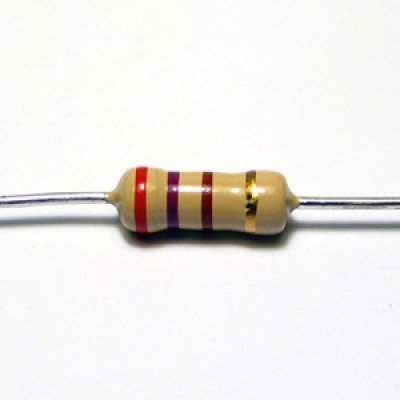
#> input picture res2.jpg, 400 x 400 px
$ jupyter execute --allow-errors 'Find Contour.ipynb'   (shell and % lines are left out)
#> lines starting #> are read from the running program, lines starting #| are printed output that depends on the picture; after the words box and inside, x2 and y2 are one past the last pixel; in counts of white or black regions, pixels touching at a corner belong together
[cell 1]
import cv2
import numpy as np
from matplotlib import pyplot as plt
import math
import time
from scipy import ndimage

[cell 2]
img = cv2.imread("res.jpg")
#> (the rest of this cell did not finish here and is left out)

# Find Contour

[cell 3]
img = cv2.imread("res.jpg")
#> (the rest of this cell did not finish here and is left out)

#> (a cell that did not finish here is left out)

#> (a cell that did not finish here is left out)

# Center of mass experiments

[cell 6]
img = cv2.imread("res2.jpg")
#> img is the input picture: shape (400, 400, 3); mean B, G, R 232.3, 234.9, 237.4

# convert image to grayscale image
gray_image = cv2.cvtColor(img, cv2.COLOR_BGR2GRAY)
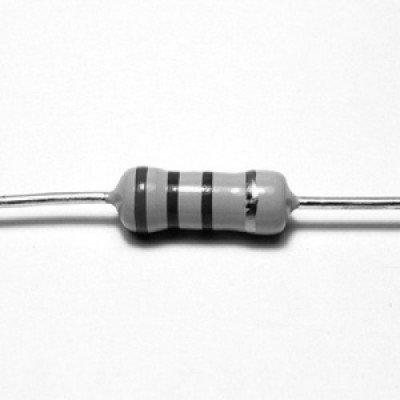
#> gray_image: shape (400, 400); min 3, max 255, mean 235.3

# convert the grayscale image to binary image
ret,thresh = cv2.threshold(gray_image,230,255,0)
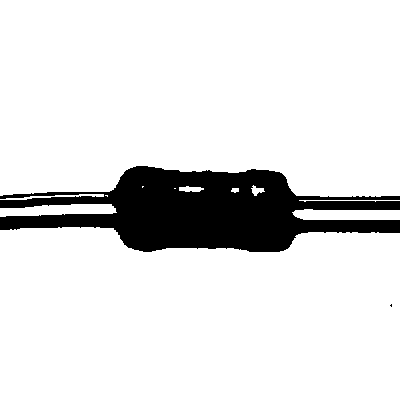
#> thresh: shape (400, 400); 88.1% white; 2 black regions (1 under 20 px), largest, box (x1, y1, x2, y2) and area: (0, 166, 400, 252) 19006

# calculate moments of binary image
M = cv2.moments(thresh)
#> M = moments, m00 35952450, centre m10/m00, m01/m00 = (199.1, 198)

# calculate x,y coordinate of center
cY = int(M["m10"] / M["m00"])
#> cY = 199
cX = int(M["m01"] / M["m00"])
#> cX = 197

print(cX, cY)
#| 197 199

img[cY:cY+10, cX:cX+10] = (0,255,0)
#> img: shape (400, 400, 3); 0.06% of pixels changed, all inside (x1, y1, x2, y2) = (197, 199, 207, 209)
plt.imshow(cv2.cvtColor(img,cv2.COLOR_BGR2RGB))

[cell 7]
img = cv2.imread("res2.jpg")

# convert image to grayscale image
gray_image = cv2.cvtColor(img, cv2.COLOR_BGR2GRAY)

# convert the grayscale image to binary image
ret,thresh = cv2.threshold(gray_image,230,255,0)

y,x = ndimage.measurements.center_of_mass(thresh)
#> y = 198; x = 199.1
y = int(y)
#> y = 197
x = int(x)
#> x = 199

thresh[y:y+10,x:x+10] = 0
plt.imshow(thresh, cmap='gray')
print(x,y)
#| 199 197

# Find resistor box using center of mass

[cell 8]
def find_resistor_box(img):
    # convert image to grayscale image
    gray_image = cv2.cvtColor(img, cv2.COLOR_BGR2GRAY)

    # convert the grayscale image to binary image
    threshold = 230
    ret, bin_img = cv2.threshold(gray_image,threshold,255,0)
    plt.imshow(bin_img, cmap='gray')

    # find center of mass
    cy,cx = ndimage.measurements.center_of_mass(bin_img)

    cx = int(cx)
    cy = int(cy)

    # get dimensions of img
    height = len(bin_img)
    width = len(bin_img[0])

    # too big is bad
    streak_size = 10


    # find vertical boundaries
    y_top = 0
    y_bottom = height

    # Top boundary
    while(y_top < height):
        region = bin_img[y_top:(y_top + streak_size), cx]
        consistent_black = True

        # Stop if found consistent region of black pixels
        for p in region:
            if(p != 0):
                consistent_black = False
                break
        if(consistent_black):
            break

        y_top += 1

    # Bottom boundary
    while(y_bottom > 0):
        region = bin_img[(y_bottom - streak_size):y_bottom, cx]
        consistent_black = True

        # Stop if found consistent region of black pixels
        for p in region:
            if(p != 0):
                consistent_black = False
                break
        if(consistent_black):
            break

        y_bottom -= 1


    # Update center y
    center_y = (y_top + y_bottom) // 2


    # Find horizontal boundaries
    x_left = 0
    x_right = width

    # Left boundary
    while(x_left < width):
        region = bin_img[center_y, x_left:(x_left + streak_size)]
        consistent_black = True

        # Stop if found consistent region of black pixels
        for p in region:
            if(p != 0):
                consistent_black = False
                break
        if(consistent_black):
            break

        x_left += 1

    # Right boundary
    while(x_right > 0):
        region = bin_img[center_y, (x_right - streak_size):x_right]
        consistent_black = True

        # Stop if found consistent region of black pixels
        for p in region:
            if(p != 0):
                consistent_black = False
                break
        if(consistent_black):
            break

        x_right -= 1


    # Get top left corner
    x1 = x_left
    y1 = y_top

    # Get bottom right corner
    x2 = x_right
    y2 = y_bottom

    print(x1, y1, x2, y2)

    return x1, y1, x2, y2


# test function
img = cv2.imread("res.jpg")
#> (the rest of this cell did not finish here and is left out)

[cell 9]
# test function
img = cv2.imread("res2.jpg")
x1, y1, x2, y2 = find_resistor_box(img)
#> the loop in find_resistor_box (call 2), `while(y_bottom > 0):` made 153 passes
#> y_bottom on passes 1 to 3: 399, 398, 397
#> the loop in find_resistor_box (call 2), `while(x_left < width):` made 117 passes
#> the loop in find_resistor_box (call 2), `while(x_right > 0):` made 106 passes
#> x_right on passes 1 to 12: 399, 398, 397, 396, 395, 394, 393, 392, 391, 390, 389, 388
#| 116 172 295 248
img = cv2.rectangle(img,(x1,y1),(x2,y2),(0,255,0),3)
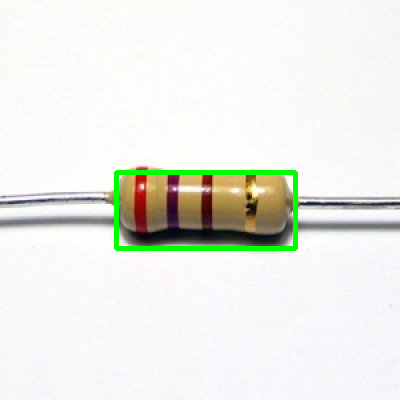
#> img: shape (400, 400, 3); 1.59% of pixels changed, all inside (x1, y1, x2, y2) = (114, 170, 298, 251)
plt.imshow(cv2.cvtColor(img,cv2.COLOR_BGR2RGB))
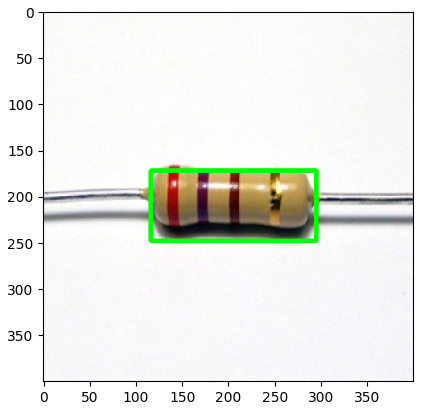
#> figure drawn by matplotlib, 1 panel

# Find horizontal slice usnig center of mass

[cell 10]
def find_horizontal_slice(img):
    # convert image to grayscale image
    gray_image = cv2.cvtColor(img, cv2.COLOR_BGR2GRAY)

    # convert the grayscale image to binary image
    threshold = 230
    ret, bin_img = cv2.threshold(gray_image,threshold,255,0)
    plt.imshow(bin_img, cmap='gray')

    # find center of mass
    cy,cx = ndimage.measurements.center_of_mass(bin_img)

    cx = int(cx)
    cy = int(cy)

    # get dimensions of img
    height = len(bin_img)
    width = len(bin_img[0])

    # too big is bad
    streak_size = 10

    print(height, width)
    print(cy, cx)

    # find vertical boundaries
    y_top = 0
    y_bottom = height

    # Top boundary
    while(y_top < height):
        region = bin_img[y_top:(y_top + streak_size), cx]
        consistent_black = True

        # Stop if found consistent region of black pixels
        for p in region:
            if(p != 0):
                consistent_black = False
                break
        if(consistent_black):
            break

        y_top += 1

    # Bottom boundary
    while(y_bottom > 0):
        region = bin_img[(y_bottom - streak_size):y_bottom, cx]
        consistent_black = True

        # Stop if found consistent region of black pixels
        for p in region:
            if(p != 0):
                consistent_black = False
                break
        if(consistent_black):
            break

        y_bottom -= 1


    # Update center y
    center_y = (y_top + y_bottom) // 2

    print(y_top, y_bottom)
    print(center_y)

    return center_y


# test function
img = cv2.imread("res.jpg")
#> (the rest of this cell did not finish here and is left out)

#> (a cell that did not finish here is left out)

[cell 12]
# test function
img = cv2.imread("res2.jpg")
slice_value = find_horizontal_slice(img)
#| 400 400
#| 197 199
#| 172 248
#| 210
img[slice_value:slice_value+5,:] = (0,255,0)
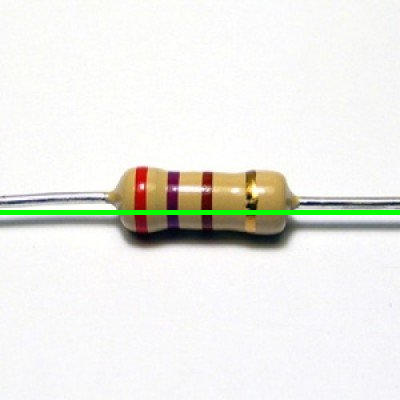
#> img: shape (400, 400, 3); 1.25% of pixels changed, all inside (x1, y1, x2, y2) = (0, 210, 400, 215)

[cell 13]
plt.imshow(cv2.cvtColor(img,cv2.COLOR_BGR2RGB))

$ run again, with eroded.jpeg copied over res2.jpg
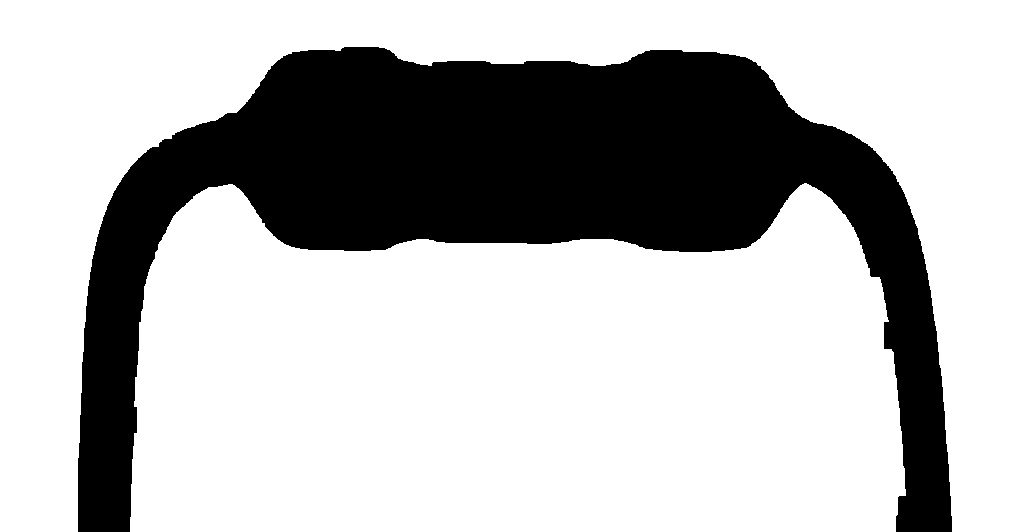
#> input picture eroded.jpeg, 1024 x 532 px
#> img is the input picture: shape (532, 1024, 3); min 0, max 255, mean 185.1
#> M = moments, m00 100836945, centre m10/m00, m01/m00 = (513.1, 289.6)
#> cY = 513
#> cX = 289
#| 289 513
#> `y,x = ndimage.measurements.center_of_mass(thresh)`: y = 289.6; x = 513.1
#> `y = int(y)`: y = 289
#> `x = int(x)`: x = 513
#| 513 289
#> the loop in find_resistor_box (call 2), `while(y_top < height):` made 65 passes
#> region on passes 1 to 8: [255, 255, 255, 255, 255, 255, 255, 255, 255, 255], [255, 255, 255, 255, 255, 255, 255, 255, 255, 255], [255, 255, 255, 255, 255, 255, 255, 255, 255, 255], [255, 255, 255, 255, 255, 255, 255, 255, 255, 255], [255, 255, 255, 255, 255, 255, 255, 255, 255, 255], [255, 255, 255, 255, 255, 255, 255, 255, 255, 255], [255, 255, 255, 255, 255, 255, 255, 255, 255, 255], [255, 255, 255, 255, 255, 255, 255, 255, 255, 255]
#> the loop in find_resistor_box (call 2), `while(y_bottom > 0):` made 290 passes
#> y_bottom on passes 1 to 3: 531, 530, 529
#> the loop in find_resistor_box (call 2), `while(x_left < width):` made 145 passes
#> the loop in find_resistor_box (call 2), `while(x_right > 0):` made 148 passes
#> x_right on passes 1 to 8: 1023, 1022, 1021, 1020, 1019, 1018, 1017, 1016
#| 144 64 877 243
#> `[cell 9] # test function img = cv2.imread("res2.jpg") x1, y1, x2, y2 =..`:
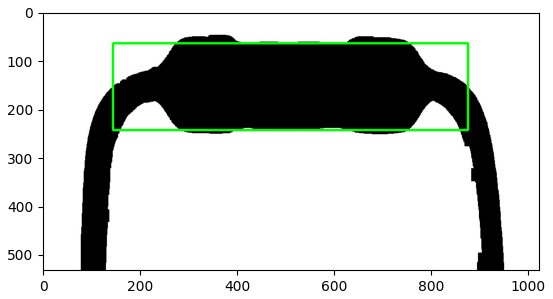
#> figure drawn by matplotlib, 1 panel
#| 532 1024
#| 289 513
#> the loop in find_horizontal_slice (call 2), `while(y_top < height):` made 65 passes
#| 64 243
#| 153
#> `img[slice_value:slice_value+5,:] = (0,255,0)`:
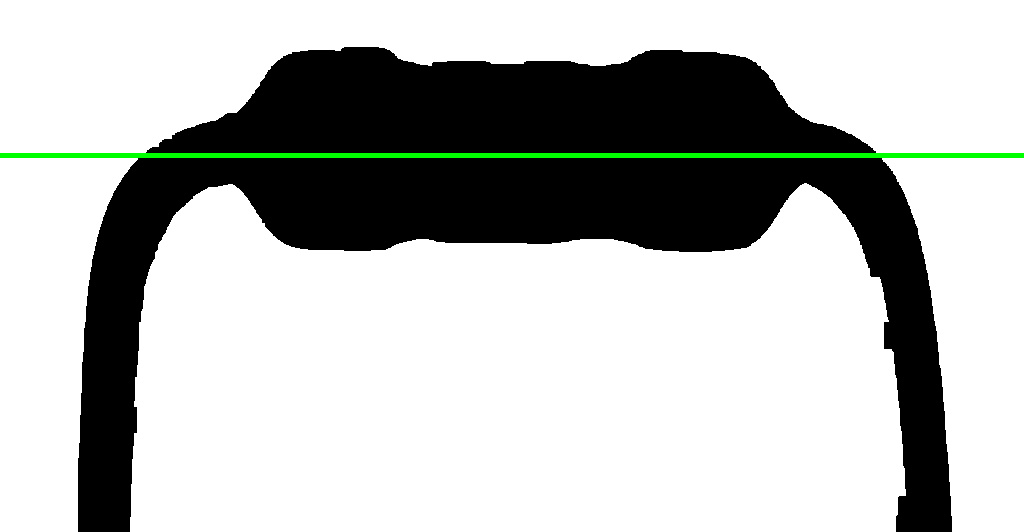
#> img: shape (532, 1024, 3); 0.94% of pixels changed, all inside (x1, y1, x2, y2) = (0, 153, 1024, 158)
